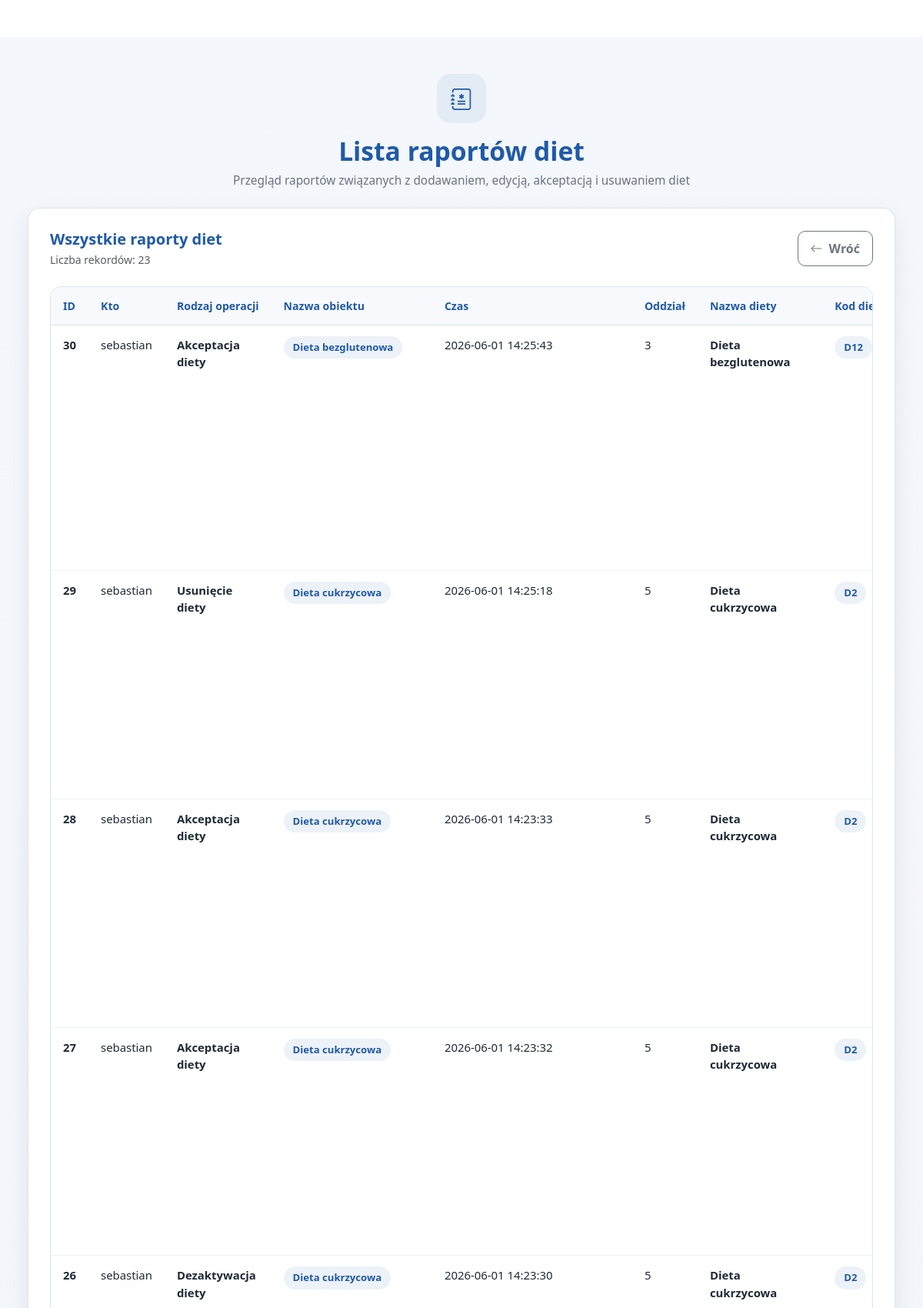
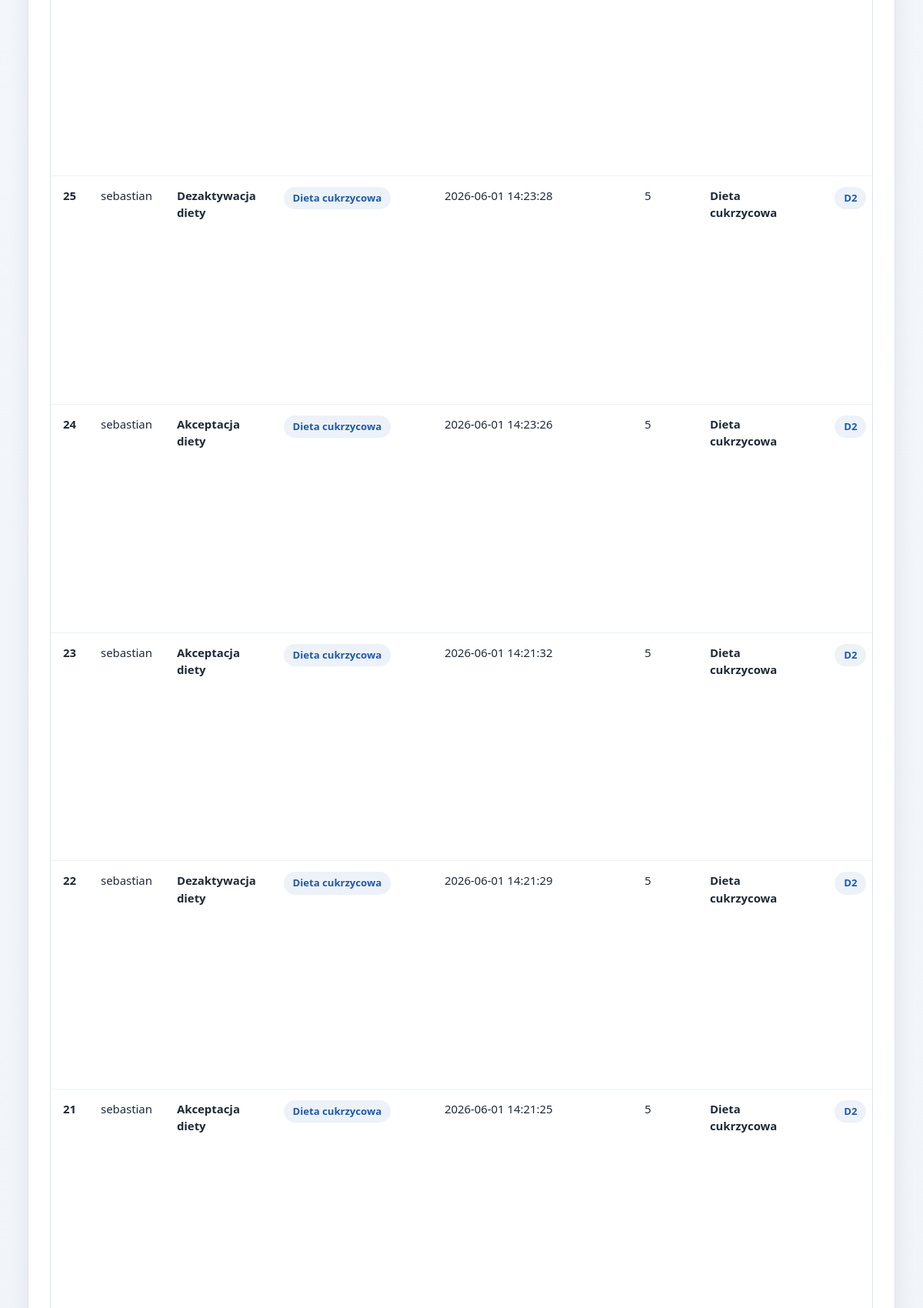
Page /window/show_raport_diets.php (upper part) on the committed database (2 pictures, top to bottom).
### tables this page shows
CREATE TABLE `raport_diet` (
  `id` int(10) UNSIGNED NOT NULL,
  `kto` varchar(255) NOT NULL,
  `rodzajOperacji` varchar(255) NOT NULL,
  `nazwaObiektu` varchar(255) DEFAULT NULL,
  `czas` datetime NOT NULL DEFAULT current_timestamp(),
  `department_id` int(11) DEFAULT NULL,
  `diet_name` varchar(255) DEFAULT NULL,
  `diet_code` varchar(255) DEFAULT NULL,
  `is_special_diet` tinyint(1) NOT NULL DEFAULT 0,
  `diet_restrictions` text DEFAULT NULL,
  `diet_description` text DEFAULT NULL,
  `diet_notes` text DEFAULT NULL,
  `is_active` tinyint(1) NOT NULL DEFAULT 0
);

### window/show_raport_diets.php (the view, shortened to what this page needs)
<?php
require_once '../core/config/db.php';
$stmt = $pdo->prepare("SELECT * FROM raport_diet ORDER BY id DESC");
$stmt->execute();
$data = $stmt->fetchAll(PDO::FETCH_ASSOC);
require_once '../template/header.php';
?>
<div class="dashboard-page">
    <div class="container-fluid px-3 px-xl-4">
        <div class="diet-page-wide mx-auto">
            <div class="dashboard-header mb-4">
                <div class="login-top-icon">
                    <i class="bi bi-journal-medical"></i>
                </div>
                <h1>Lista raportów diet</h1>
                <p>Przegląd raportów związanych z dodawaniem, edycją, akceptacją i usuwaniem diet</p>
            </div>
            <div class="dashboard-card diet-table-card">
                <div class="d-flex flex-column flex-lg-row align-items-lg-center justify-content-between gap-3 mb-4">
                    <div>
                        <h2 class="h5 mb-1 fw-bold text-primary-custom">
                            Wszystkie raporty diet
                        </h2>
                        <div class="text-muted small">
                            Liczba rekordów: <?php echo count($data); ?>
                        </div>
                    </div>
                    <div>
                        <a href="dashboard_raport_show.php" class="btn btn-outline-secondary diet-back-btn-bootstrap">
                            <i class="bi bi-arrow-left me-2"></i>Wróć
                        </a>
                    </div>
                </div>
                <?php if (!empty($data)): ?>
                    <div class="table-responsive diet-table-bootstrap-wrap reports-desktop-table mb-4">
                        <table class="table table-hover align-middle mb-0 diet-table-bootstrap">
                            <thead>
                                <tr>
                                    <th>ID</th>
                                    <th>Kto</th>
                                    <th>Rodzaj operacji</th>
                                    <th>Nazwa obiektu</th>
                                    <th>Czas</th>
                                    <th>Oddział</th>
                                    <th>Nazwa diety</th>
                                    <th>Kod diety</th>
                                </tr>
                            </thead>
                            <tbody>
                                <?php foreach ($data as $row): ?>
                                    <tr>
                                        <td class="fw-semibold">
                                            <?php echo htmlspecialchars($row['id'] ?? ''); ?>
                                        </td>
                                        <td>
                                            <?php echo htmlspecialchars($row['kto'] ?? ''); ?>
                                        </td>
                                        <td class="fw-semibold">
                                            <?php echo htmlspecialchars($row['rodzajOperacji'] ?? ''); ?>
                                        </td>
                                        <td>
                                            <span class="badge rounded-pill diet-code-badge">
                                                <?php echo htmlspecialchars($row['nazwaObiektu'] ?? ''); ?>
                                            </span>
                                        </td>
                                        <td class="text-wrap diet-col-wide">
                                            <?php echo htmlspecialchars($row['czas'] ?? ''); ?>
                                        </td>
                                        <td>
                                            <?php echo htmlspecialchars($row['department_id'] ?? ''); ?>
                                        </td>
                                        <td class="fw-semibold">
                                            <?php echo htmlspecialchars($row['diet_name'] ?? ''); ?>
                                        </td>
                                        <td>
                                            <span class="badge rounded-pill diet-code-badge">
                                                <?php echo htmlspecialchars($row['diet_code'] ?? ''); ?>
                                            </span>
                                        </td>
                                    </tr>
                                <?php endforeach; ?>
                            </tbody>
                        </table>
                    </div>
                <?php endif; ?>
            </div>
        </div>
    </div>
</div>
<?php require_once '../template/footer.php'; ?>

### assets/css/style.css (style rules this page uses)
:root { --app-bg: #eef3f8; --app-surface: #ffffff; --app-primary: #1f5aa8; --app-primary-hover: #17498a; --app-text: #1f2a37; --app-muted: #6b7280; --app-border: #dbe3ee; --app-input-bg: #f4f7fb; --app-shadow: 0 10px 30px rgba(15, 23, 42, 0.08); --app-radius: 16px; }
body { background: linear-gradient(180deg, #f4f7fb 0%, var(--app-bg) 100%); color: var(--app-text); }
.login-top-icon { width: 64px; height: 64px; border-radius: 18px; background: rgba(31, 90, 168, 0.08); color: var(--app-primary); display: flex; align-items: center; justify-content: center; margin: 0 auto 18px; font-size: 28px; }
.dashboard-page { padding: 48px 12px; }
.dashboard-header { text-align: center; margin-bottom: 28px; }
.dashboard-header h1 { margin: 0 0 8px; font-size: 2.1rem; line-height: 1.1; font-weight: 700; color: var(--app-primary); }
.dashboard-header p { margin: 0; color: var(--app-muted); font-size: 0.96rem; }
.dashboard-card { background: var(--app-surface); border: 1px solid rgba(219, 227, 238, 0.9); border-radius: var(--app-radius); box-shadow: var(--app-shadow); padding: 32px 32px 50px 32px; }
.diet-page-wide { width: 100%; }
.text-primary-custom { color: var(--app-primary) !important; }
.diet-table-card { padding: 28px; }
.diet-back-btn-bootstrap { min-height: 46px; border-radius: 10px; font-weight: 600; padding: 10px 16px; }
.diet-table-bootstrap-wrap { border: 1px solid var(--app-border); border-radius: 14px; overflow: auto; background: #fff; }
.diet-table-bootstrap { margin-bottom: 0; }
.diet-table-bootstrap thead th { background: #f7f9fc; color: var(--app-primary); font-size: 0.88rem; font-weight: 700; border-bottom: 1px solid var(--app-border); padding: 14px 16px; white-space: nowrap; position: sticky; top: 0; z-index: 2; }
.diet-table-bootstrap tbody td { padding: 14px 16px; font-size: 0.93rem; color: var(--app-text); border-color: #eef2f7; vertical-align: top; }
.diet-col-wide { min-width: 260px; max-width: 360px; white-space: normal; word-break: break-word; }
.diet-code-badge { background: rgba(31, 90, 168, 0.08); color: var(--app-primary); font-weight: 700; font-size: 0.82rem; padding: 8px 12px; }
.reports-desktop-table { display: block; }
@media (max-width: 1399.98px) { .diet-page-wide { max-width: 100%; } }

### rows in the picture
raport_diet: id "30", kto "sebastian", rodzajOperacji "Akceptacja diety", nazwaObiektu "Dieta bezglutenowa", czas "2026-06-01 14:25:43", department "3", diet_name "Dieta bezglutenowa", diet_code "D12"
raport_diet: id "29", kto "sebastian", rodzajOperacji "Usunięcie diety", nazwaObiektu "Dieta cukrzycowa", czas "2026-06-01 14:25:18", department "5", diet_name "Dieta cukrzycowa", diet_code "D2"
raport_diet: id "28", kto "sebastian", rodzajOperacji "Akceptacja diety", nazwaObiektu "Dieta cukrzycowa", czas "2026-06-01 14:23:33", department "5", diet_name "Dieta cukrzycowa", diet_code "D2"
raport_diet: id "27", kto "sebastian", rodzajOperacji "Akceptacja diety", nazwaObiektu "Dieta cukrzycowa", czas "2026-06-01 14:23:32", department "5", diet_name "Dieta cukrzycowa", diet_code "D2"
raport_diet: id "26", kto "sebastian", rodzajOperacji "Dezaktywacja diety", nazwaObiektu "Dieta cukrzycowa", czas "2026-06-01 14:23:30", department "5", diet_name "Dieta cukrzycowa", diet_code "D2"
raport_diet: id "25", kto "sebastian", rodzajOperacji "Dezaktywacja diety", nazwaObiektu "Dieta cukrzycowa", czas "2026-06-01 14:23:28", department "5", diet_name "Dieta cukrzycowa", diet_code "D2"
raport_diet: id "24", kto "sebastian", rodzajOperacji "Akceptacja diety", nazwaObiektu "Dieta cukrzycowa", czas "2026-06-01 14:23:26", department "5", diet_name "Dieta cukrzycowa", diet_code "D2"
raport_diet: id "23", kto "sebastian", rodzajOperacji "Akceptacja diety", nazwaObiektu "Dieta cukrzycowa", czas "2026-06-01 14:21:32", department "5", diet_name "Dieta cukrzycowa", diet_code "D2"
raport_diet: id "22", kto "sebastian", rodzajOperacji "Dezaktywacja diety", nazwaObiektu "Dieta cukrzycowa", czas "2026-06-01 14:21:29", department "5", diet_name "Dieta cukrzycowa", diet_code "D2"
raport_diet: id "21", kto "sebastian", rodzajOperacji "Akceptacja diety", nazwaObiektu "Dieta cukrzycowa", czas "2026-06-01 14:21:25", department "5", diet_name "Dieta cukrzycowa", diet_code "D2"

### other values in the picture
count($data) "23"
